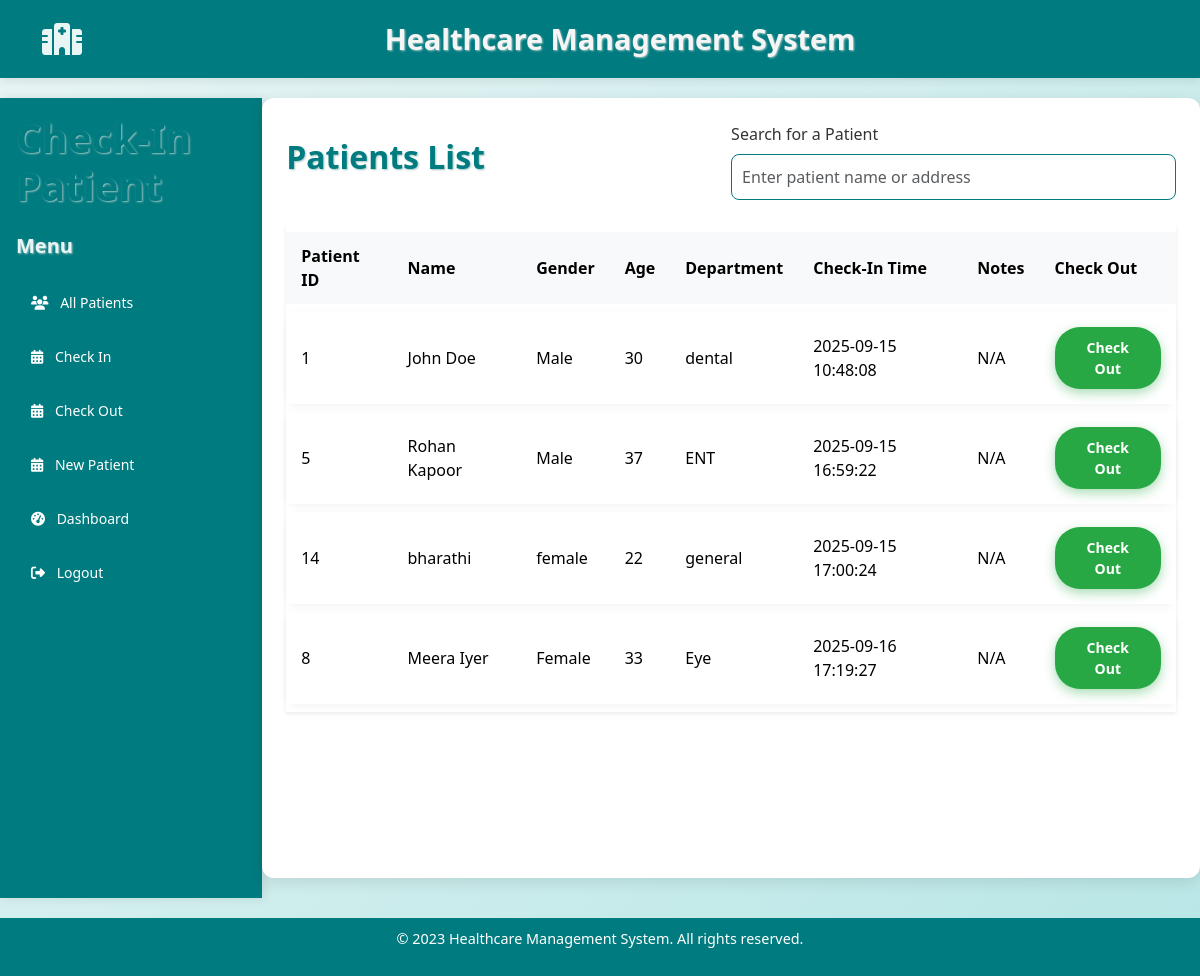
/checkin, run on the app's committed database.
### models.py (models this page shows)
class Patientin(db.Model):
    id = db.Column(db.Integer, primary_key=True)
    patient_id = db.Column(db.Integer, db.ForeignKey('patient.id'), nullable=False)
    check_in_time = db.Column(db.DateTime, default=without_microseconds)
    notes = db.Column(db.String(255))

class Patient(db.Model):
    id = db.Column(db.Integer, primary_key=True)
    name = db.Column(db.String(100), nullable=False)
    gender = db.Column(db.String, nullable=False)
    age = db.Column(db.Integer, nullable=False)
    phone = db.Column(db.Integer, nullable=False)
    address = db.Column(db.String, nullable=False)
    department = db.Column(db.String, nullable=False)

### app.py (the view, shortened to what this page needs)
@app.route('/checkin', methods=['GET', 'POST'])
def checkin_page():
    try:
        shift2 = db.session.query(Patientin, Patient).join(Patient,Patientin.patient_id==Patient.id).all()
        return render_template('checkin.html', patients=shift2)
    except Exception as e:
        print("ERROR in checkin_page:", str(e))
        flash("An error occurred while processing your request", "error")
        return redirect(url_for('index'))

### templates/checkin.html (shortened to what this page needs)
{% extends "base.html" %}
{% block content %}
    <div class="d-flex">
        <nav class="sidebar text-white p-3 vh-100" style="background-color: #007b7f;">
            <h1 class="mb-4">Check-In Patient</h1>
            <h5 class="mb-4">Menu</h5>
            <ul class="nav flex-column">
                <li class="nav-item mb-2"><a href="{{url_for('adminp')}}" class="nav-link text-white"><i class="fas fa-users me-2"></i> All Patients</a></li>
                <li class="nav-item mb-2">
                    <a href="{{ url_for('checkin_page') }}" class="nav-link text-white">
                        <i class="fas fa-calendar-alt me-2"></i> Check In
                    </a>
                </li>
                <li class="nav-item mb-2">
                    <a href="{{ url_for('checkout_page') }}" class="nav-link text-white">
                        <i class="fas fa-calendar-alt me-2"></i> Check Out
                    </a>
                </li>
                <li class="nav-item mb-2">
                    <a href="{{ url_for('patreg') }}" class="nav-link text-white">
                        <i class="fas fa-calendar-alt me-2"></i> New Patient
                    </a>
                </li>
                <li class="nav-item mb-2">
                    <a href="{{ url_for('analytics.superadmin_dashboard') }}" class="nav-link text-white">
                        <i class="fas fa-tachometer-alt me-2"></i> Dashboard
                    </a>
                </li>
                <li class="nav-item mb-2">
                    <a href="{{ url_for('logout') }}" class="nav-link text-white">
                        <i class="fas fa-sign-out-alt me-2"></i> Logout
                    </a>
                </li>
            </ul>
        </nav>
        <div class="container-fluid p-4">
            <div class="d-flex justify-content-between align-items-center mb-4">
                <h2>Patients List</h2>
                <div class="w-50">
                    <label class="form-label">Search for a Patient</label>
                    <input type="text" id="searchInput" class="form-control" placeholder="Enter patient name or address">
                </div>
            </div>
            <table class="table table-bordered align-middle shadow-sm">
                <thead class="table-light">
                    <tr>
                        <th>Patient ID</th>
                        <th>Name</th>
                        <th>Gender</th>
                        <th>Age</th>
                        <th>Department</th>
                        <th>Check-In Time</th>
                        <th>Notes</th>
                        <th>Check Out</th>
                    </tr>
                </thead>
                <tbody id="resultsBody">
                    {% for checkin_record, patient in patients %}
                    <tr>
                        <td>{{ patient.id }}</td>
                        <td>{{ patient.name }}</td>
                        <td>{{ patient.gender }}</td>
                        <td>{{ patient.age }}</td>
                        <td>{{ patient.department }}</td>
                        <td>{{ checkin_record.check_in_time }}</td>
                        <td>{{ checkin_record.notes or 'N/A' }}</td>
                        <td>
                            <form action="{{ url_for('checkout_page') }}" method="POST" style="display:inline;">
                                <button type="submit" class="btn btn-success btn-sm">Check Out</button>
                            </form>
                        </td>
                    </tr>
                    {% endfor %}
                </tbody>
            </table>
        </div>
    </div>
{% endblock %}

### static/style.css (style rules this page uses)
body { background-color: #f8f9fa; font-family: 'Segoe UI', sans-serif; }
.sidebar { width: 330px; }
.sidebar .nav-item { cursor: pointer; font-size: 14px; }
.table td, .table th { vertical-align: middle; }

### templates/base.html (style rules this page uses)
body { background: linear-gradient(135deg, #e9f5f5 0%, #b8e6e6 100%); font-family: 'Segoe UI', Tahoma, Geneva, Verdana, sans-serif; color: #333; margin: 0; padding: 0; min-height: 100vh; display: flex; flex-direction: column; }
h1, h2, h3, h4, h5, h6 { color: #007b7f; font-weight: 700; text-shadow: 1px 1px 2px #a0c4c4; }
.container-fluid { max-width: 1200px; background: white; border-radius: 12px; box-shadow: 0 4px 15px rgba(0,0,0,0.1); padding: 30px; margin: 0 auto 20px auto; }
.sidebar { background-color: #007b7f; color: white; min-height: 100vh; padding: 20px; box-shadow: 2px 0 10px rgba(0,0,0,0.1); }
.sidebar h5 { color: #e9f5f5; font-weight: 600; margin-bottom: 20px; }
.sidebar .nav-link { color: #e9f5f5; font-weight: 500; padding: 10px 15px; border-radius: 8px; transition: background-color 0.3s ease; margin-bottom: 5px; }
.btn-success { background-color: #28a745; border: none; border-radius: 25px; padding: 10px 20px; font-weight: 600; box-shadow: 0 4px 12px rgba(40,167,69,0.4); transition: background-color 0.3s ease; }
.table { border-collapse: separate; border-spacing: 0 8px; width: 100%; }
.table thead tr { background-color: #007b7f; color: white; font-weight: 600; border-radius: 12px; }
.table thead th { padding: 12px 15px; text-align: left; border: none; }
.table tbody tr { background-color: #f0f8f8; border-radius: 12px; box-shadow: 0 2px 8px rgba(0,0,0,0.05); transition: background-color 0.3s ease; }
.table tbody td { padding: 15px; vertical-align: middle; font-size: 1rem; border: none; }
.form-control { border-radius: 8px; border: 1px solid #007b7f; padding: 10px; }

### data on the page
Patientin: id "1", name "John Doe", gender "Male", age "30", department "dental", check_in_time "2025-09-15 10:48:08", notes "N/A"
Patientin: id "5", name "Rohan Kapoor", gender "Male", age "37", department "ENT", check_in_time "2025-09-15 16:59:22", notes "N/A"
Patientin: id "14", name "bharathi", gender "female", age "22", department "general", check_in_time "2025-09-15 17:00:24", notes "N/A"
Patientin: id "8", name "Meera Iyer", gender "Female", age "33", department "Eye", check_in_time "2025-09-16 17:19:27", notes "N/A"
